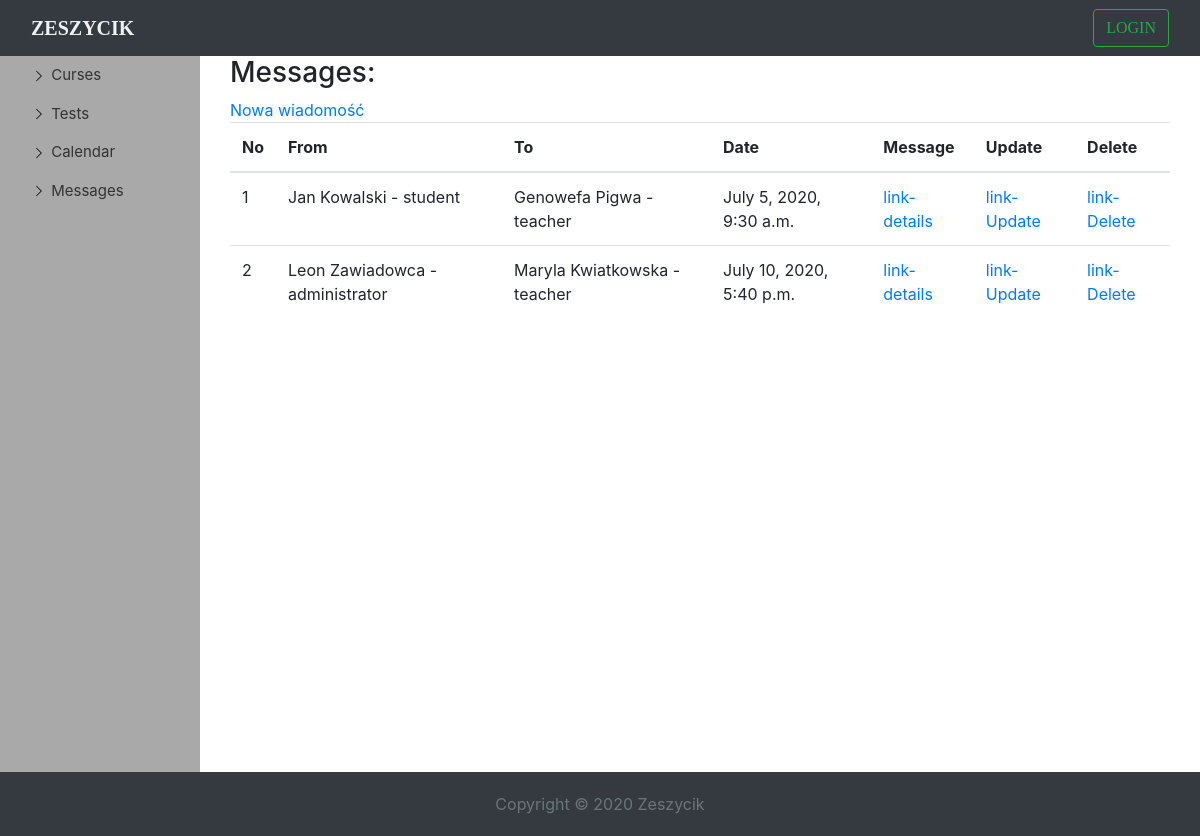
Page /messages on the earlier database version.
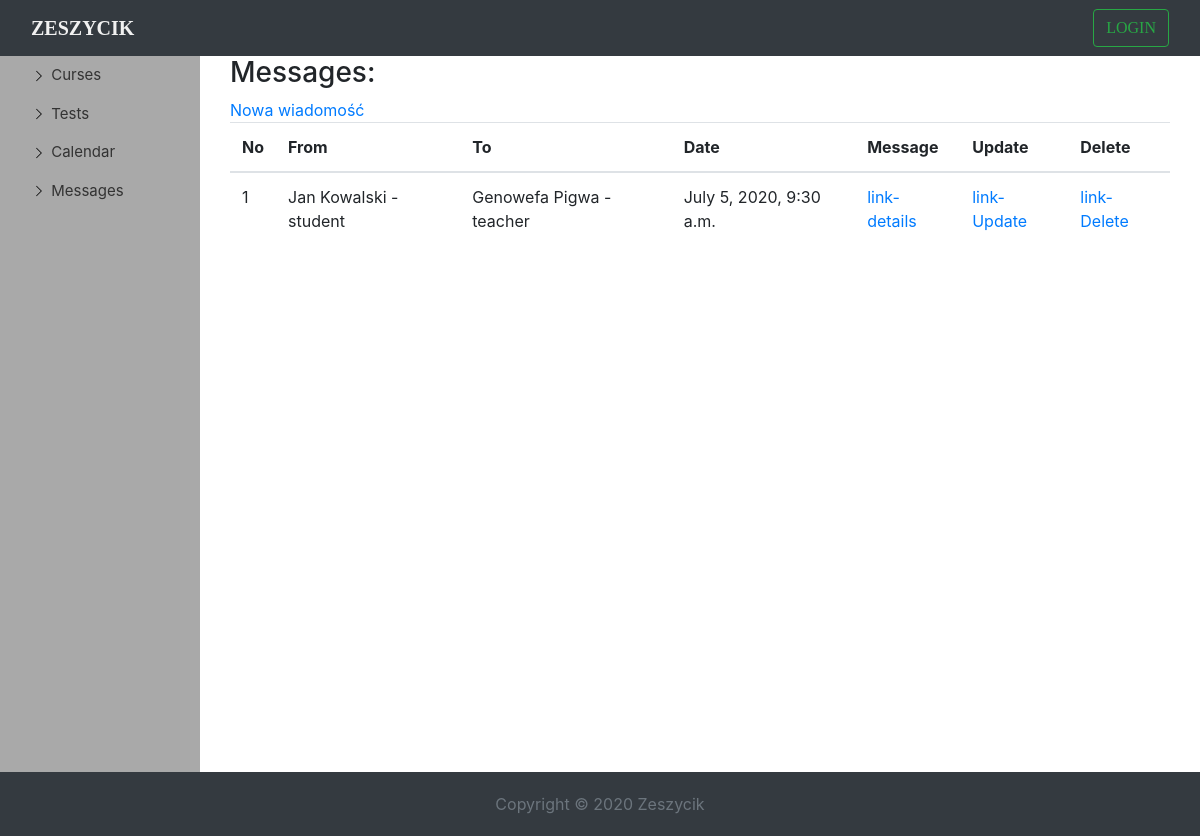
Same page on the later database version.
### school/models.py (models this page shows, shortened)
class Message(models.Model):
    author = models.ForeignKey(SchoolUser, on_delete=models.DO_NOTHING, related_name='author')
    target = models.ForeignKey(SchoolUser, on_delete=models.DO_NOTHING, related_name='target')
    text = models.TextField()
    created = models.DateTimeField(default=timezone.now)

class SchoolUser(models.Model):
    USERS_KIND = [
        ('administrator', 'Dyrektor'),
        ('teacher', 'Nauczyciel'),
        ('student', 'Uczeń')
    ]
    user = models.OneToOneField(User, on_delete=models.CASCADE, null=True, blank=True)
    permissions = models.CharField(choices=USERS_KIND, max_length=15)
    grades = models.CharField(max_length=150, default='')
    def __str__(self):
        return f'{self.user.first_name} {self.user.last_name} - {self.permissions}'

### school/views.py (the view)
# urls.py: path('messages', MessageListView.as_view(), name='messages_list'),
class MessageListView(ListView):
    template_name = 'messages_list.html'
    model = Message
    context_object_name = 'messages'

### school/templates/messages_list.html (shortened to what this page needs)
{% extends 'dashboard2.html' %}
{% load static %}
{% block title %}
     <div class="container-fluid" id="dashborad-container">
     <h3>Messages:</h3>
     <a href="{% url 'message_create' %}">Nowa wiadomość</a>
    <div class=" table table-responsive-md">
      <table class="table">
          <thead>
            <th scope="col">No</th>
            <th scope="col">From</th>
            <th scope="col">To</th>
            <th scope="col">Date</th>
            <th scope="col">Message</th>
            <th scope="col">Update</th>
            <th scope="col">Delete</th>
          </thead>
          <tbody>
            {% for message in messages %}
                <tr >
                    <td>{{ message.pk }}</td>
                     <td>{{ message.author }}</td>
                      <td>  {{ message.target }}      </td>
                        <td>  {{ message.created }}      </td>
                    <td>
                        <a href="{% url 'message_detail' message.pk %}">link-details</a>
                    </td>
                    <td>
                        <a href="{% url 'message_update' message.pk %}">link-Update</a>
                    </td>
                    <td>
                        <a href="{% url 'message_delete' message.pk %}">link-Delete</a>
                    </td>
                </tr>
            {% endfor %}
          </tbody>
      </table>
    </div>
    </div>
{% endblock title %}

Differences in the rows shown:
removed Message: pk "2", author "Leon Zawiadowca - administrator", target "Maryla Kwiatkowska - teacher", created "July 10, 2020, 5:40 p.m."
